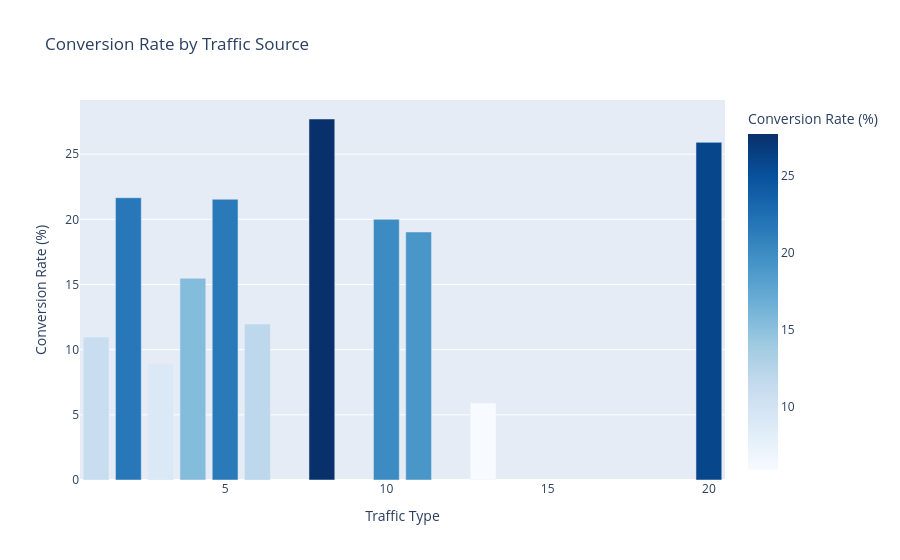

The notebook cell saved with this chart:
### Code cell
traffic_stats = df.groupby('TrafficType').agg(
    count=('is_conversion', 'count'),
    conversions=('is_conversion', 'sum')
).reset_index()
traffic_stats['conversion_rate'] = traffic_stats['conversions'] / traffic_stats['count'] * 100
traffic_stats = traffic_stats[traffic_stats['count'] > 50]
traffic_stats = traffic_stats.sort_values('conversion_rate', ascending=False)

fig = px.bar(
    traffic_stats,
    x='TrafficType',
    y='conversion_rate',
    title='Conversion Rate by Traffic Source',
    labels={'TrafficType': 'Traffic Type', 'conversion_rate': 'Conversion Rate (%)'},
    color='conversion_rate',
    color_continuous_scale='blues'
)
fig.write_html('../charts/m2_traffic_source.html')
fig.show()

### Figure 1 — Plotly figure (JSON) as saved in the notebook; plotly's stock layout.template omitted (floating-point values rounded to 4 significant figures)
{"data": [{"hovertemplate": "Traffic Type=%{x}<br>Conversion Rate (%)=%{marker.color}<extra></extra>", "legendgroup": "", "marker": {"color": [27.7, 25.91, 21.66, 21.54, 20.0, 19.03, 15.48, 11.96, 10.97, 8.942, 5.907], "coloraxis": "coloraxis", "pattern": {"shape": ""}}, "name": "", "orientation": "v", "showlegend": false, "textposition": "auto", "type": "bar", "x": [8, 20, 2, 5, 10, 11, 4, 6, 1, 3, 13], "xaxis": "x", "y": [27.7, 25.91, 21.66, 21.54, 20.0, 19.03, 15.48, 11.96, 10.97, 8.942, 5.907], "yaxis": "y"}], "layout": {"barmode": "relative", "coloraxis": {"colorbar": {"title": {"text": "Conversion Rate (%)"}}, "colorscale": [[0, "rgb(247,251,255)"], [0.125, "rgb(222,235,247)"], [0.25, "rgb(198,219,239)"], [0.375, "rgb(158,202,225)"], [0.5, "rgb(107,174,214)"], [0.625, "rgb(66,146,198)"], [0.75, "rgb(33,113,181)"], [0.875, "rgb(8,81,156)"], [1, "rgb(8,48,107)"]]}, "legend": {"tracegroupgap": 0}, "title": {"text": "Conversion Rate by Traffic Source"}, "xaxis": {"anchor": "y", "domain": [0, 1], "title": {"text": "Traffic Type"}}, "yaxis": {"anchor": "x", "domain": [0, 1], "title": {"text": "Conversion Rate (%)"}}}}
